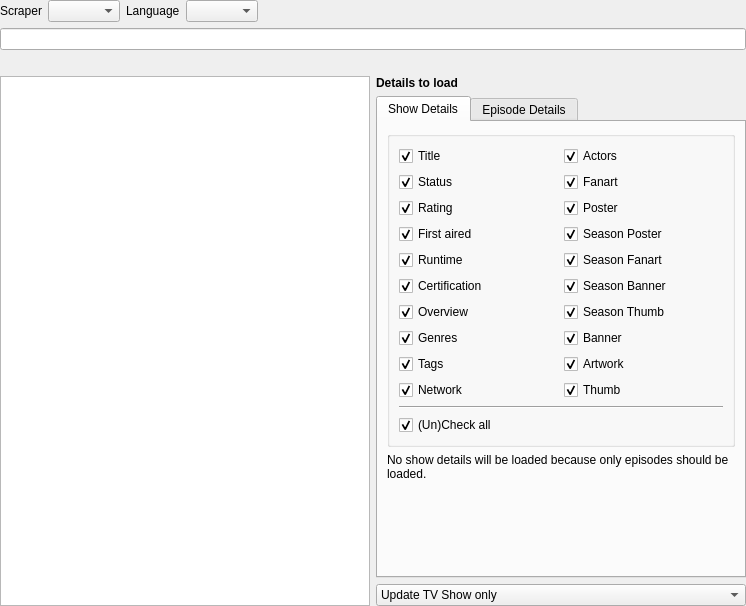
<?xml version="1.0" encoding="UTF-8"?>
<ui version="4.0">
 <class>TvShowSearchWidget</class>
 <widget class="QWidget" name="TvShowSearchWidget">
  <property name="geometry">
   <rect>
    <x>0</x>
    <y>0</y>
    <width>746</width>
    <height>606</height>
   </rect>
  </property>
  <layout class="QVBoxLayout" name="verticalLayout">
   <property name="leftMargin">
    <number>0</number>
   </property>
   <property name="topMargin">
    <number>0</number>
   </property>
   <property name="rightMargin">
    <number>0</number>
   </property>
   <property name="bottomMargin">
    <number>0</number>
   </property>
   <item>
    <layout class="QHBoxLayout" name="hLayoutSearchConfig">
     <item>
      <widget class="QLabel" name="lblScraper">
       <property name="text">
        <string>Scraper</string>
       </property>
      </widget>
     </item>
     <item>
      <widget class="QComboBox" name="comboScraper"/>
     </item>
     <item>
      <widget class="QLabel" name="lblLanguage">
       <property name="text">
        <string>Language</string>
       </property>
      </widget>
     </item>
     <item>
      <widget class="LanguageCombo" name="comboLanguage">
       <property name="sizeAdjustPolicy">
        <enum>QComboBox::AdjustToContents</enum>
       </property>
      </widget>
     </item>
     <item>
      <spacer name="hSpacerDropdowns">
       <property name="orientation">
        <enum>Qt::Horizontal</enum>
       </property>
       <property name="sizeHint" stdset="0">
        <size>
         <width>40</width>
         <height>20</height>
        </size>
       </property>
      </spacer>
     </item>
    </layout>
   </item>
   <item>
    <widget class="MyLineEdit" name="searchString">
     <property name="toolTip">
      <string>If you want to search by a TheTvDb id please prefix it with &quot;id&quot; (e.g. id123).</string>
     </property>
    </widget>
   </item>
   <item>
    <layout class="QHBoxLayout" name="horizontalLayout_4">
     <item>
      <widget class="QLabel" name="lblSuccessMessage">
       <property name="text">
        <string/>
       </property>
      </widget>
     </item>
     <item>
      <widget class="QLabel" name="lblErrorMessage">
       <property name="text">
        <string notr="true"/>
       </property>
       <property name="textFormat">
        <enum>Qt::PlainText</enum>
       </property>
      </widget>
     </item>
    </layout>
   </item>
   <item>
    <layout class="QHBoxLayout" name="horizontalLayout">
     <item>
      <widget class="QTableWidget" name="results">
       <property name="editTriggers">
        <set>QAbstractItemView::NoEditTriggers</set>
       </property>
       <property name="alternatingRowColors">
        <bool>true</bool>
       </property>
       <property name="selectionMode">
        <enum>QAbstractItemView::SingleSelection</enum>
       </property>
       <property name="selectionBehavior">
        <enum>QAbstractItemView::SelectRows</enum>
       </property>
       <property name="showGrid">
        <bool>false</bool>
       </property>
       <attribute name="horizontalHeaderVisible">
        <bool>false</bool>
       </attribute>
       <attribute name="horizontalHeaderStretchLastSection">
        <bool>true</bool>
       </attribute>
       <attribute name="verticalHeaderVisible">
        <bool>false</bool>
       </attribute>
       <column>
        <property name="text">
         <string>Result</string>
        </property>
       </column>
      </widget>
     </item>
     <item>
      <layout class="QVBoxLayout" name="vLayout_Details">
       <item>
        <widget class="QLabel" name="label_2">
         <property name="font">
          <font>
           <weight>75</weight>
           <bold>true</bold>
          </font>
         </property>
         <property name="text">
          <string>Details to load</string>
         </property>
        </widget>
       </item>
       <item>
        <widget class="QTabWidget" name="tabsInfos">
         <property name="currentIndex">
          <number>0</number>
         </property>
         <widget class="QWidget" name="tabShowDetails">
          <attribute name="title">
           <string>Show Details</string>
          </attribute>
          <layout class="QVBoxLayout" name="verticalLayout_6">
           <item>
            <widget class="QGroupBox" name="showInfosGroupBox">
             <property name="title">
              <string/>
             </property>
             <property name="flat">
              <bool>true</bool>
             </property>
             <layout class="QVBoxLayout" name="verticalLayout_4">
              <item>
               <layout class="QHBoxLayout" name="verticalLayout_41">
                <item>
                 <layout class="QVBoxLayout" name="verticalLayout_421">
                  <item>
                   <widget class="MyCheckBox" name="chkTitle">
                    <property name="text">
                     <string>Title</string>
                    </property>
                    <property name="checked">
                     <bool>true</bool>
                    </property>
                   </widget>
                  </item>
                  <item>
                   <widget class="MyCheckBox" name="chkStatus">
                    <property name="text">
                     <string>Status</string>
                    </property>
                    <property name="checked">
                     <bool>true</bool>
                    </property>
                   </widget>
                  </item>
                  <item>
                   <widget class="MyCheckBox" name="chkRating">
                    <property name="text">
                     <string>Rating</string>
                    </property>
                    <property name="checked">
                     <bool>true</bool>
                    </property>
                   </widget>
                  </item>
                  <item>
                   <widget class="MyCheckBox" name="chkFirstAired">
                    <property name="text">
                     <string>First aired</string>
                    </property>
                    <property name="checked">
                     <bool>true</bool>
                    </property>
                   </widget>
                  </item>
                  <item>
                   <widget class="MyCheckBox" name="chkRuntime">
                    <property name="text">
                     <string>Runtime</string>
                    </property>
                    <property name="checked">
                     <bool>true</bool>
                    </property>
                   </widget>
                  </item>
                  <item>
                   <widget class="MyCheckBox" name="chkCertification">
                    <property name="text">
                     <string>Certification</string>
                    </property>
                    <property name="checked">
                     <bool>true</bool>
                    </property>
                   </widget>
                  </item>
                  <item>
                   <widget class="MyCheckBox" name="chkOverview">
                    <property name="text">
                     <string>Overview</string>
                    </property>
                    <property name="checked">
                     <bool>true</bool>
                    </property>
                   </widget>
                  </item>
                  <item>
                   <widget class="MyCheckBox" name="chkGenres">
                    <property name="text">
                     <string>Genres</string>
                    </property>
                    <property name="checked">
                     <bool>true</bool>
                    </property>
                   </widget>
                  </item>
                  <item>
                   <widget class="MyCheckBox" name="chkTags">
                    <property name="text">
                     <string>Tags</string>
                    </property>
                    <property name="checked">
                     <bool>true</bool>
                    </property>
                   </widget>
                  </item>
                  <item>
                   <widget class="MyCheckBox" name="chkNetwork">
                    <property name="text">
                     <string>Network</string>
                    </property>
                    <property name="checked">
                     <bool>true</bool>
                    </property>
                   </widget>
                  </item>
                  <item>
                   <spacer name="verticalSpacer_31">
                    <property name="orientation">
                     <enum>Qt::Vertical</enum>
                    </property>
                    <property name="sizeHint" stdset="0">
                     <size>
                      <width>20</width>
                      <height>0</height>
                     </size>
                    </property>
                   </spacer>
                  </item>
                 </layout>
                </item>
                <item>
                 <layout class="QVBoxLayout" name="verticalLayout_43">
                  <item>
                   <widget class="MyCheckBox" name="chkActors">
                    <property name="text">
                     <string>Actors</string>
                    </property>
                    <property name="checked">
                     <bool>true</bool>
                    </property>
                   </widget>
                  </item>
                  <item>
                   <widget class="MyCheckBox" name="chkFanart">
                    <property name="text">
                     <string>Fanart</string>
                    </property>
                    <property name="checked">
                     <bool>true</bool>
                    </property>
                   </widget>
                  </item>
                  <item>
                   <widget class="MyCheckBox" name="chkPoster">
                    <property name="text">
                     <string>Poster</string>
                    </property>
                    <property name="checked">
                     <bool>true</bool>
                    </property>
                   </widget>
                  </item>
                  <item>
                   <widget class="MyCheckBox" name="chkSeasonPoster">
                    <property name="text">
                     <string>Season Poster</string>
                    </property>
                    <property name="checked">
                     <bool>true</bool>
                    </property>
                   </widget>
                  </item>
                  <item>
                   <widget class="MyCheckBox" name="chkSeasonFanart">
                    <property name="text">
                     <string>Season Fanart</string>
                    </property>
                    <property name="checked">
                     <bool>true</bool>
                    </property>
                   </widget>
                  </item>
                  <item>
                   <widget class="MyCheckBox" name="chkSeasonBanner">
                    <property name="text">
                     <string>Season Banner</string>
                    </property>
                    <property name="checked">
                     <bool>true</bool>
                    </property>
                   </widget>
                  </item>
                  <item>
                   <widget class="MyCheckBox" name="chkSeasonThumb">
                    <property name="text">
                     <string>Season Thumb</string>
                    </property>
                    <property name="checked">
                     <bool>true</bool>
                    </property>
                   </widget>
                  </item>
                  <item>
                   <widget class="MyCheckBox" name="chkBanner">
                    <property name="text">
                     <string>Banner</string>
                    </property>
                    <property name="checked">
                     <bool>true</bool>
                    </property>
                   </widget>
                  </item>
                  <item>
                   <widget class="MyCheckBox" name="chkExtraArts">
                    <property name="text">
                     <string>Artwork</string>
                    </property>
                    <property name="checked">
                     <bool>true</bool>
                    </property>
                   </widget>
                  </item>
                  <item>
                   <widget class="MyCheckBox" name="chkThumb">
                    <property name="text">
                     <string>Thumb</string>
                    </property>
                    <property name="checked">
                     <bool>true</bool>
                    </property>
                   </widget>
                  </item>
                  <item>
                   <spacer name="verticalSpacer_32">
                    <property name="orientation">
                     <enum>Qt::Vertical</enum>
                    </property>
                    <property name="sizeHint" stdset="0">
                     <size>
                      <width>20</width>
                      <height>0</height>
                     </size>
                    </property>
                   </spacer>
                  </item>
                 </layout>
                </item>
               </layout>
              </item>
              <item>
               <widget class="Line" name="line2">
                <property name="orientation">
                 <enum>Qt::Horizontal</enum>
                </property>
               </widget>
              </item>
              <item>
               <widget class="QCheckBox" name="chkUnCheckAll">
                <property name="text">
                 <string>(Un)Check all</string>
                </property>
                <property name="checked">
                 <bool>true</bool>
                </property>
               </widget>
              </item>
             </layout>
            </widget>
           </item>
           <item>
            <widget class="QLabel" name="lblEpisodeOnlyType">
             <property name="text">
              <string>No show details will be loaded because only episodes should be loaded.</string>
             </property>
             <property name="wordWrap">
              <bool>true</bool>
             </property>
            </widget>
           </item>
           <item>
            <spacer name="verticalSpacer_313">
             <property name="orientation">
              <enum>Qt::Vertical</enum>
             </property>
             <property name="sizeHint" stdset="0">
              <size>
               <width>20</width>
               <height>40</height>
              </size>
             </property>
            </spacer>
           </item>
          </layout>
         </widget>
         <widget class="QWidget" name="tabEpisodeDetails">
          <attribute name="title">
           <string>Episode Details</string>
          </attribute>
          <layout class="QVBoxLayout" name="verticalLayout_72">
           <item>
            <widget class="QGroupBox" name="episodeInfosGroupBox">
             <property name="title">
              <string/>
             </property>
             <property name="flat">
              <bool>true</bool>
             </property>
             <layout class="QVBoxLayout" name="verticalLayout_42">
              <item>
               <layout class="QHBoxLayout" name="verticalLayout_412">
                <item>
                 <layout class="QVBoxLayout" name="verticalLayout_422">
                  <item>
                   <widget class="MyCheckBox" name="chkEpisodeTitle">
                    <property name="text">
                     <string>Title</string>
                    </property>
                    <property name="checked">
                     <bool>true</bool>
                    </property>
                   </widget>
                  </item>
                  <item>
                   <widget class="MyCheckBox" name="chkEpisodeOverview">
                    <property name="text">
                     <string>Overview</string>
                    </property>
                    <property name="checked">
                     <bool>true</bool>
                    </property>
                   </widget>
                  </item>
                  <item>
                   <widget class="MyCheckBox" name="chkEpisodeRating">
                    <property name="text">
                     <string>Rating</string>
                    </property>
                    <property name="checked">
                     <bool>true</bool>
                    </property>
                   </widget>
                  </item>
                  <item>
                   <widget class="MyCheckBox" name="chkEpisodeFirstAired">
                    <property name="text">
                     <string>First aired</string>
                    </property>
                    <property name="checked">
                     <bool>true</bool>
                    </property>
                   </widget>
                  </item>
                  <item>
                   <widget class="MyCheckBox" name="chkEpisodeCertification">
                    <property name="text">
                     <string>Certification</string>
                    </property>
                    <property name="checked">
                     <bool>true</bool>
                    </property>
                   </widget>
                  </item>
                  <item>
                   <spacer name="verticalSpacer_312">
                    <property name="orientation">
                     <enum>Qt::Vertical</enum>
                    </property>
                    <property name="sizeHint" stdset="0">
                     <size>
                      <width>20</width>
                      <height>0</height>
                     </size>
                    </property>
                   </spacer>
                  </item>
                 </layout>
                </item>
                <item>
                 <layout class="QVBoxLayout" name="verticalLayout_431">
                  <item>
                   <widget class="MyCheckBox" name="chkEpisodeDirector">
                    <property name="text">
                     <string>Director</string>
                    </property>
                    <property name="checked">
                     <bool>true</bool>
                    </property>
                   </widget>
                  </item>
                  <item>
                   <widget class="MyCheckBox" name="chkEpisodeWriter">
                    <property name="text">
                     <string>Writer</string>
                    </property>
                    <property name="checked">
                     <bool>true</bool>
                    </property>
                   </widget>
                  </item>
                  <item>
                   <widget class="MyCheckBox" name="chkEpisodeNetwork">
                    <property name="text">
                     <string>Network</string>
                    </property>
                    <property name="checked">
                     <bool>true</bool>
                    </property>
                   </widget>
                  </item>
                  <item>
                   <widget class="MyCheckBox" name="chkEpisodeActors">
                    <property name="text">
                     <string>Actors</string>
                    </property>
                    <property name="checked">
                     <bool>true</bool>
                    </property>
                   </widget>
                  </item>
                  <item>
                   <widget class="MyCheckBox" name="chkEpisodeThumbnail">
                    <property name="text">
                     <string>Thumbnail</string>
                    </property>
                    <property name="checked">
                     <bool>true</bool>
                    </property>
                   </widget>
                  </item>
                  <item>
                   <spacer name="verticalSpacer_322">
                    <property name="orientation">
                     <enum>Qt::Vertical</enum>
                    </property>
                    <property name="sizeHint" stdset="0">
                     <size>
                      <width>20</width>
                      <height>0</height>
                     </size>
                    </property>
                   </spacer>
                  </item>
                 </layout>
                </item>
               </layout>
              </item>
              <item>
               <widget class="Line" name="line3">
                <property name="orientation">
                 <enum>Qt::Horizontal</enum>
                </property>
               </widget>
              </item>
              <item>
               <widget class="QCheckBox" name="chkEpisodeUnCheckAll">
                <property name="text">
                 <string>(Un)Check all</string>
                </property>
                <property name="checked">
                 <bool>true</bool>
                </property>
               </widget>
              </item>
              <item>
               <layout class="QFormLayout" name="formLayout">
                <item row="0" column="0">
                 <widget class="QLabel" name="lblSeasonOrder">
                  <property name="text">
                   <string>Season order</string>
                  </property>
                 </widget>
                </item>
                <item row="0" column="1">
                 <widget class="QComboBox" name="comboSeasonOrder"/>
                </item>
               </layout>
              </item>
             </layout>
            </widget>
           </item>
           <item>
            <widget class="QLabel" name="lblShowOnlyType">
             <property name="text">
              <string>No episodes will be loaded. If you want to load episodes, change the update mode below.</string>
             </property>
             <property name="wordWrap">
              <bool>true</bool>
             </property>
            </widget>
           </item>
           <item>
            <spacer name="verticalSpacer_3">
             <property name="orientation">
              <enum>Qt::Vertical</enum>
             </property>
             <property name="sizeHint" stdset="0">
              <size>
               <width>20</width>
               <height>40</height>
              </size>
             </property>
            </spacer>
           </item>
          </layout>
         </widget>
        </widget>
       </item>
       <item>
        <widget class="QComboBox" name="comboUpdate">
         <item>
          <property name="text">
           <string>Update TV Show only</string>
          </property>
         </item>
         <item>
          <property name="text">
           <string>Update TV Show and new Episodes</string>
          </property>
         </item>
         <item>
          <property name="text">
           <string>Update TV Show and all Episodes</string>
          </property>
         </item>
         <item>
          <property name="text">
           <string>Update new Episodes</string>
          </property>
         </item>
         <item>
          <property name="text">
           <string>Update all episodes</string>
          </property>
         </item>
        </widget>
       </item>
      </layout>
     </item>
    </layout>
   </item>
  </layout>
 </widget>
 <customwidgets>
  <customwidget>
   <class>MyCheckBox</class>
   <extends>QCheckBox</extends>
   <header location="global">ui/small_widgets/MyCheckBox.h</header>
  </customwidget>
  <customwidget>
   <class>MyLineEdit</class>
   <extends>QLineEdit</extends>
   <header>ui/small_widgets/MyLineEdit.h</header>
  </customwidget>
  <customwidget>
   <class>LanguageCombo</class>
   <extends>QComboBox</extends>
   <header location="global">ui/small_widgets/LanguageCombo.h</header>
  </customwidget>
 </customwidgets>
 <resources/>
 <connections/>
</ui>
